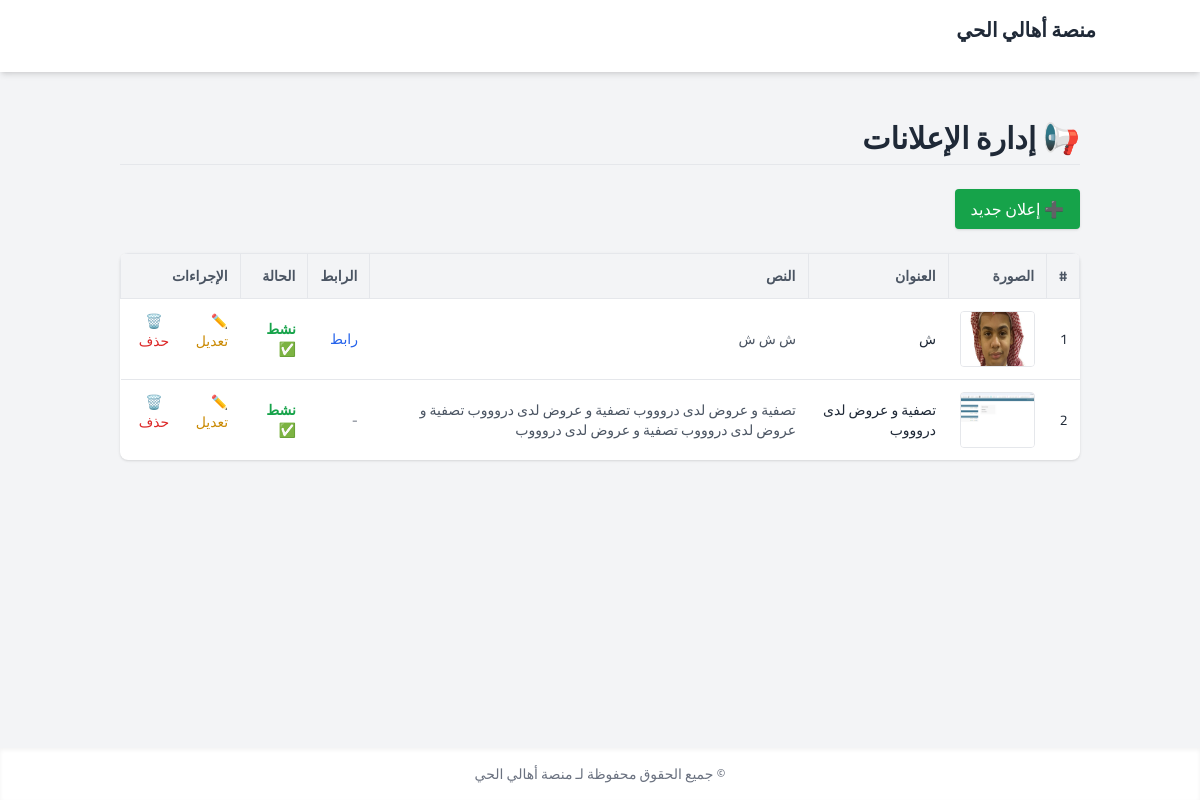
Page /ads/admin/ on the earlier database version.
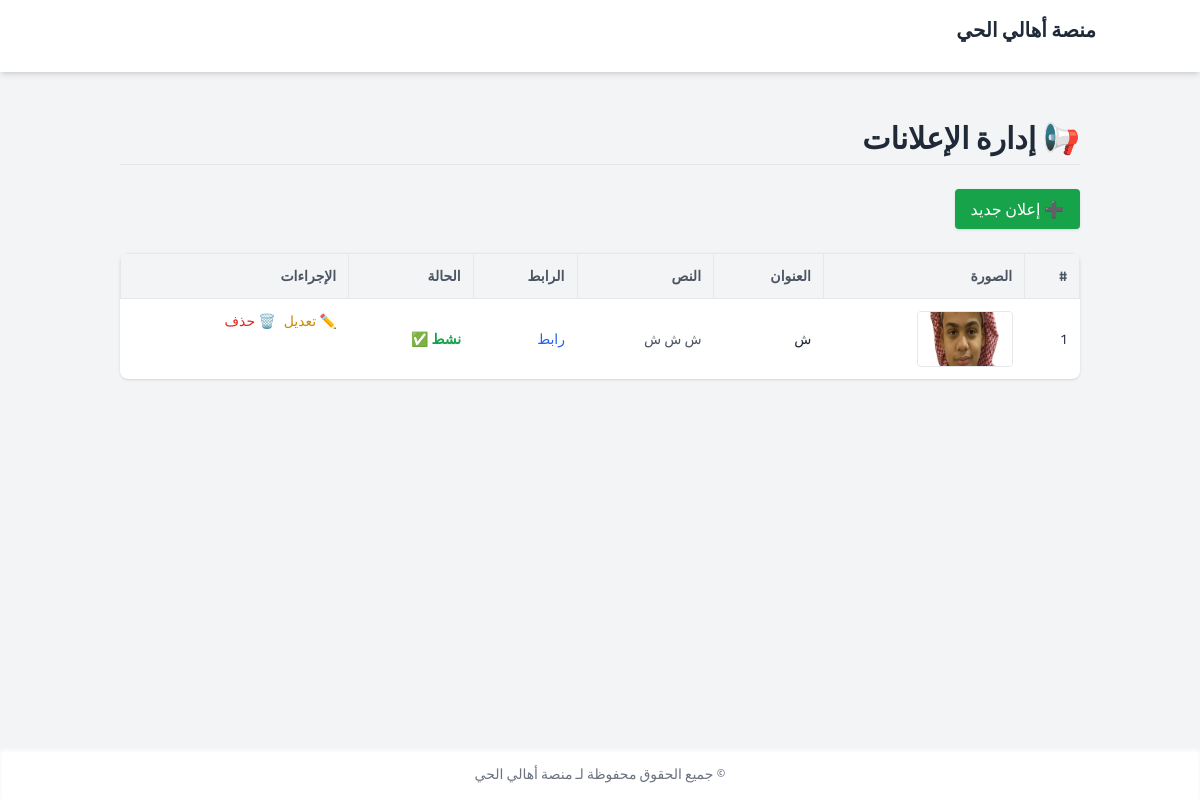
Same page on the later database version.
### ads/models.py (models this page shows, shortened)
class Advertisement(models.Model):
    title = models.CharField("عنوان الإعلان", max_length=200)
    text = models.TextField("نص الإعلان", blank=True)
    link = models.URLField("رابط خارجي", blank=True)
    image = models.ImageField("صورة الإعلان", upload_to="ads/")
    is_active = models.BooleanField("مفعل", default=True)
    created_at = models.DateTimeField("تاريخ الإضافة", auto_now_add=True)  # ✅ الحقل الجديد

### ads/views.py (the view)
# urls.py: path('admin/', views.admin_ads_list, name='admin_ads_list'),
def admin_ads_list(request):
    ads = Advertisement.objects.all()
    return render(request, 'ads/ad_list.html', {'ads': ads})

### templates/ads/ad_list.html (shortened to what this page needs)
{% extends "core/base.html" %}
{% load static %}
{% block content %}
<div class="max-w-6xl mx-auto px-4 py-6">
  <h1 class="text-3xl font-bold text-gray-800 mb-6 border-b pb-2">📢 إدارة الإعلانات</h1>
  <div class="mb-6">
    <a href="{% url 'ads:ad_create' %}" class="inline-block bg-green-600 hover:bg-green-700 text-white px-4 py-2 rounded shadow transition">
      ➕ إعلان جديد
    </a>
  </div>
  <div class="overflow-x-auto bg-white rounded-lg shadow">
    <table class="min-w-full text-sm text-right">
      <thead class="bg-gray-100 text-gray-600 font-semibold">
        <tr>
          <th class="p-3 border">#</th>
          <th class="p-3 border">الصورة</th>
          <th class="p-3 border">العنوان</th>
          <th class="p-3 border">النص</th>
          <th class="p-3 border">الرابط</th>
          <th class="p-3 border">الحالة</th>
          <th class="p-3 border">الإجراءات</th>
        </tr>
      </thead>
      <tbody class="text-gray-800">
        {% for ad in ads %}
          <tr class="hover:bg-gray-50 border-t">
            <td class="p-3">{{ forloop.counter }}</td>
            <td class="p-3">
              {% if ad.image %}
                <img src="{{ ad.image.url }}" alt="Ad Image" class="w-24 h-14 object-cover rounded border">
              {% else %}
                <span class="text-gray-400">لا توجد صورة</span>
              {% endif %}
            </td>
            <td class="p-3 font-medium">{{ ad.title }}</td>
            <td class="p-3 text-gray-600">
              {{ ad.text|truncatechars:100 }}
            </td>
            <td class="p-3">
              {% if ad.link %}
                <a href="{{ ad.link }}" target="_blank" class="text-blue-600 hover:underline">رابط</a>
              {% else %}
                <span class="text-gray-500">-</span>
              {% endif %}
            </td>
            <td class="p-3">
              {% if ad.is_active %}
                <span class="text-green-600 font-semibold">نشط ✅</span>
              {% else %}
                <span class="text-red-600 font-semibold">معطل ❌</span>
              {% endif %}
            </td>
            <td class="p-3 flex gap-2">
              <a href="{% url 'ads:ad_edit' ad.id %}" class="text-sm text-yellow-600 hover:underline">✏️ تعديل</a>
              <form method="post" action="{% url 'ads:ad_delete' ad.id %}" onsubmit="return confirm('هل أنت متأكد من الحذف؟')">
                <button type="submit" class="text-sm text-red-600 hover:underline">🗑️ حذف</button>
              </form>
            </td>
          </tr>
        {% empty %}
          <tr>
            <td colspan="7" class="text-center text-gray-500 p-5">لا توجد إعلانات حالياً.</td>
          </tr>
        {% endfor %}
      </tbody>
    </table>
  </div>
</div>
{% endblock %}

Differences in the rows shown:
removed Advertisement: image (picture), title "تصفية و عروض لدى دروووب", text "تصفية و عروض لدى دروووب تصفية و عروض لدى دروووب تصفية و عروض لدى دروووب تصفية و عروض لدى دروووب", is_active "نشط ✅"
